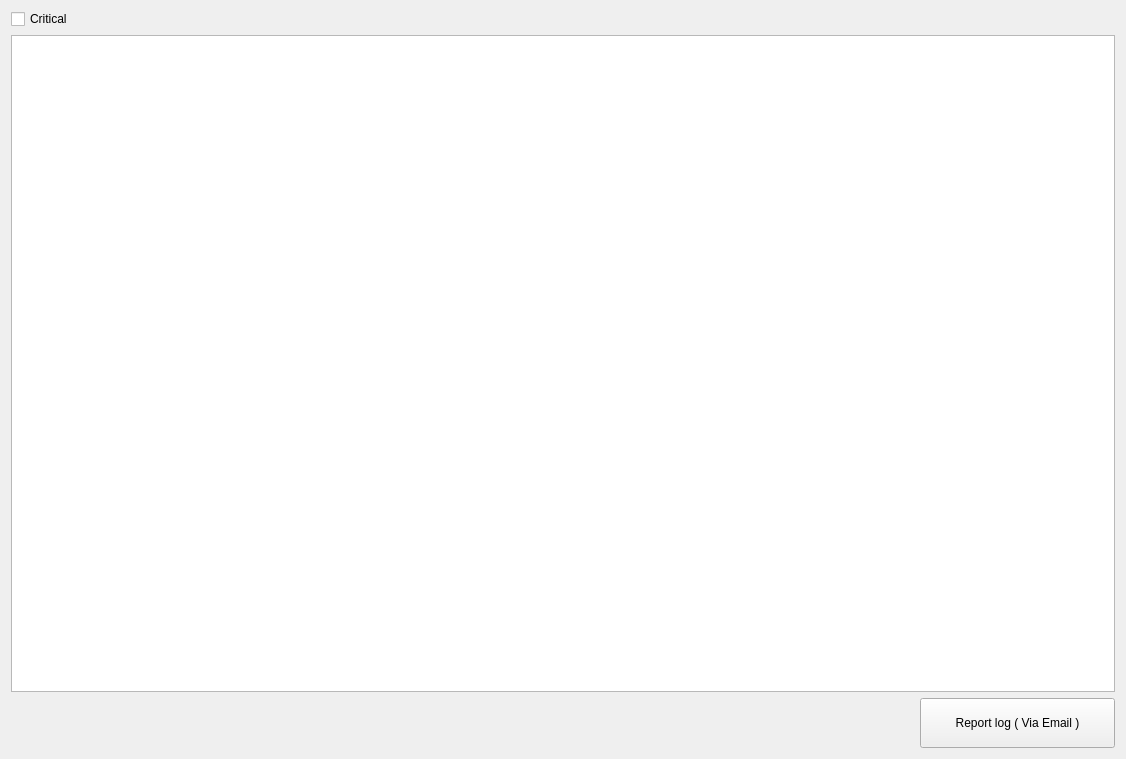
<?xml version="1.0" encoding="UTF-8"?>
<ui version="4.0">
 <class>log</class>
 <widget class="QWidget" name="log">
  <property name="geometry">
   <rect>
    <x>0</x>
    <y>0</y>
    <width>1126</width>
    <height>759</height>
   </rect>
  </property>
  <property name="windowTitle">
   <string>Form</string>
  </property>
  <layout class="QVBoxLayout" name="verticalLayout_2">
   <property name="leftMargin">
    <number>0</number>
   </property>
   <property name="topMargin">
    <number>0</number>
   </property>
   <property name="rightMargin">
    <number>0</number>
   </property>
   <property name="bottomMargin">
    <number>0</number>
   </property>
   <item>
    <layout class="QVBoxLayout" name="verticalLayout">
     <property name="leftMargin">
      <number>11</number>
     </property>
     <property name="topMargin">
      <number>4</number>
     </property>
     <property name="rightMargin">
      <number>11</number>
     </property>
     <property name="bottomMargin">
      <number>11</number>
     </property>
     <item>
      <spacer name="verticalSpacer">
       <property name="orientation">
        <enum>Qt::Vertical</enum>
       </property>
       <property name="sizeType">
        <enum>QSizePolicy::Fixed</enum>
       </property>
       <property name="sizeHint" stdset="0">
        <size>
         <width>20</width>
         <height>5</height>
        </size>
       </property>
      </spacer>
     </item>
     <item>
      <widget class="QCheckBox" name="critical_checkBox">
       <property name="text">
        <string>Critical</string>
       </property>
      </widget>
     </item>
     <item>
      <widget class="QTextEdit" name="log_textEdit">
       <property name="font">
        <font>
         <family>Courier</family>
        </font>
       </property>
       <property name="undoRedoEnabled">
        <bool>false</bool>
       </property>
       <property name="readOnly">
        <bool>true</bool>
       </property>
       <property name="html">
        <string>&lt;!DOCTYPE HTML PUBLIC &quot;-//W3C//DTD HTML 4.0//EN&quot; &quot;http://www.w3.org/TR/REC-html40/strict.dtd&quot;&gt;
&lt;html&gt;&lt;head&gt;&lt;meta name=&quot;qrichtext&quot; content=&quot;1&quot; /&gt;&lt;style type=&quot;text/css&quot;&gt;
p, li { white-space: pre-wrap; }
&lt;/style&gt;&lt;/head&gt;&lt;body style=&quot; font-family:'Courier'; font-size:7.8pt; font-weight:400; font-style:normal;&quot;&gt;
&lt;p style=&quot;-qt-paragraph-type:empty; margin-top:0px; margin-bottom:0px; margin-left:0px; margin-right:0px; -qt-block-indent:0; text-indent:0px;&quot;&gt;&lt;br /&gt;&lt;/p&gt;&lt;/body&gt;&lt;/html&gt;</string>
       </property>
      </widget>
     </item>
     <item>
      <layout class="QHBoxLayout" name="horizontalLayout">
       <item>
        <spacer name="horizontalSpacer">
         <property name="orientation">
          <enum>Qt::Horizontal</enum>
         </property>
         <property name="sizeType">
          <enum>QSizePolicy::Expanding</enum>
         </property>
         <property name="sizeHint" stdset="0">
          <size>
           <width>0</width>
           <height>0</height>
          </size>
         </property>
        </spacer>
       </item>
       <item>
        <widget class="QPushButton" name="report_error_pushButton">
         <property name="sizePolicy">
          <sizepolicy hsizetype="MinimumExpanding" vsizetype="Fixed">
           <horstretch>0</horstretch>
           <verstretch>0</verstretch>
          </sizepolicy>
         </property>
         <property name="minimumSize">
          <size>
           <width>195</width>
           <height>50</height>
          </size>
         </property>
         <property name="maximumSize">
          <size>
           <width>195</width>
           <height>16777215</height>
          </size>
         </property>
         <property name="text">
          <string>Report log ( Via Email )</string>
         </property>
        </widget>
       </item>
      </layout>
     </item>
    </layout>
   </item>
  </layout>
 </widget>
 <resources/>
 <connections/>
</ui>
